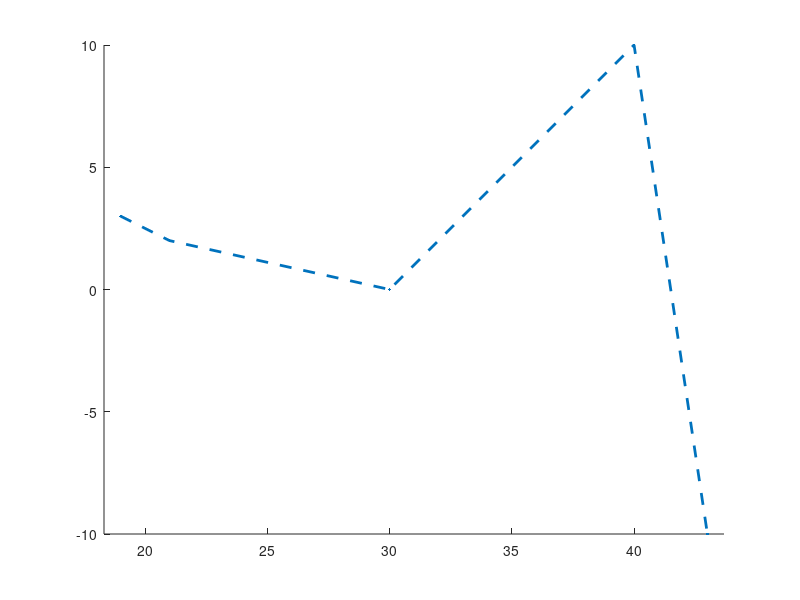

Recreate this plot in MATLAB. (Note: this script raises an error after producing the figure.)
clear
hold on; axis equal;

px = [19, 21, 30, 40, 43]
py = [3,  2,  0, 10, -10]
plot(px, py, ".--", "LineWidth", 2)

syms t
t0 = 0; t1 = 1;
x(t) = t*0;
y(t) = t*0;
n = 4;
for i = 0:n
    bint = nchoosek(n,i)* t^i * (1-t)^(n-i);
    x(t) = x(t) + px(i+1) * bint;
    y(t) = y(t) + py(i+1) * bint;
end

fplot(x, y, [t0, t1],"--", "LineWidth", 2)

hold off